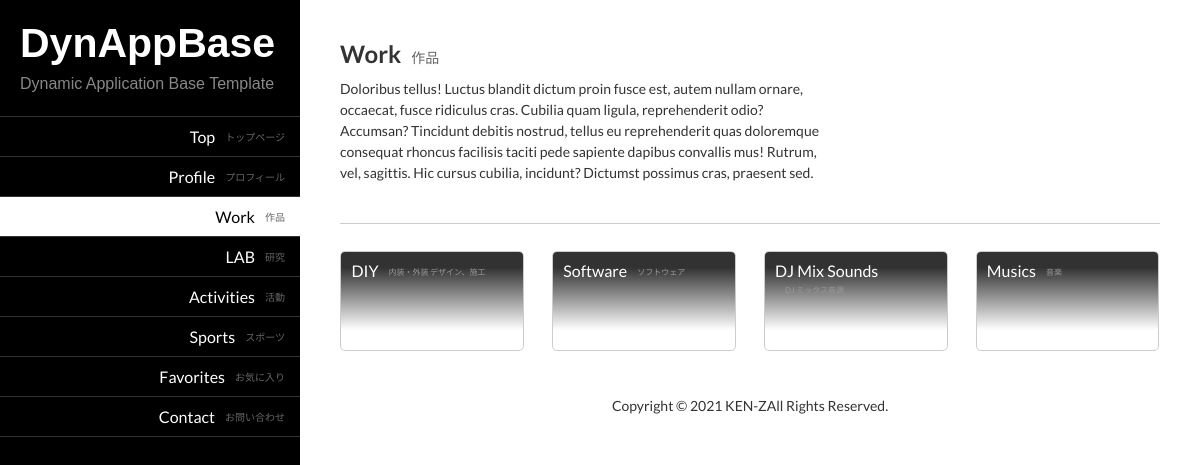
The page /?pa=3 on the database its author committed.
### tables this page shows
CREATE TABLE IF NOT EXISTS `pages` (
  `id` int(11) NOT NULL AUTO_INCREMENT COMMENT 'Page ID',
  `num_order` int(11) NOT NULL DEFAULT '0' COMMENT 'Number Order',
  `toplevel_id` int(11) NOT NULL DEFAULT '0' COMMENT 'Top Level  ID',
  `parent_id` int(11) NOT NULL DEFAULT '0' COMMENT 'Parent Page ID',
  `type` tinyint(1) NOT NULL DEFAULT '0',
  `created_at` datetime NOT NULL DEFAULT CURRENT_TIMESTAMP ON UPDATE CURRENT_TIMESTAMP COMMENT 'Created DateTime',
  `updated_at` datetime NOT NULL DEFAULT CURRENT_TIMESTAMP ON UPDATE CURRENT_TIMESTAMP COMMENT 'Update DateTime',
  `publish` tinyint(1) NOT NULL DEFAULT '0' COMMENT 'Private=0 / Public=1',
  `title` varchar(100) NOT NULL COMMENT 'Page Title',
  `sub_title` varchar(100) NOT NULL COMMENT 'Page Sub Title',
  `description` text NOT NULL COMMENT 'Page Description',
  PRIMARY KEY (`id`)
);

### includes/modules/controller.php (called while the page is built, shortened)
<?php
	if( strpos( $http_host, 'localhost' ) !== false )
	{
		$pdo = new PDO( 'mysql:host='.MYSQL_HOST_LOCAL.';dbname='.MYSQL_DB_LOCAL, MYSQL_USER_LOCAL, MYSQL_PASS_LOCAL );
	}
	else
	{
		$pdo = new PDO( 'mysql:host='.MYSQL_HOST_REMOTE.';dbname='.MYSQL_DB_REMOTE, MYSQL_USER_REMOTE, MYSQL_PASS_REMOTE );
	}
	$plugin_dirs = pluginDirs();
	foreach( $plugin_dirs as $plugin_dir )
	{
		include 'includes/plugins/' . $plugin_dir . '/index.php';
	}
	$navigation = navigation( $pdo, $pa, $po );
	$breadcrumb = breadcrumb( $pdo, $pa, $po );
	if( isset( $pa ) )
	{
		$get__submit = @$_GET[ 'submit' ];
		$get__start_id = @$_GET[ 'start_id' ];
		$get__end_id = @$_GET[ 'end_id' ];
		$get__start_created_at = @$_GET[ 'start_created_at' ];
		$get__end_created_at = @$_GET[ 'end_created_at' ];
		$get__start_updated_at = @$_GET[ 'start_updated_at' ];
		$get__end_updated_at = @$_GET[ 'end_updated_at' ];
		$get__keyword = @$_GET[ 'keyword' ];
		$values = [ $pa, $get__submit, $get__start_id, $get__end_id, $get__start_created_at, $get__end_created_at, $get__start_updated_at, $get__end_updated_at, $get__keyword ];
		$contents = pages( $pdo, $pa, $pn, $values, $request_uri ) . $plugin_content;
	}
	elseif( isset( $po ) )
	{
		$contents = postDetail( $pdo, $po );
	}
?>

### index.php (called while the page is built, shortened)
<?php
	include 'includes/modules/gets.php';
	include 'includes/modules/functions.php';
	include 'includes/modules/controller.php';
	include 'includes/themes/' . ACTIVE_THEME . '/index.php'
?>

### includes/modules/gets.php (called while the page is built, shortened)
<?php
	$pa = @$_REQUEST[ 'pa' ];
	$po = @$_REQUEST[ 'po' ];
?>

### includes/modules/functions.php (the view, shortened to what this page needs)
<?php
	function navigation( $pdo, $pa, $po )
	{
		$html = null;
		if( isset( $pa ) )
		{
			$query = "SELECT * FROM `pages` WHERE `id` = ${pa}";
			$res = $pdo -> query( $query );
			$res -> execute();
			$row = $res -> fetch( PDO::FETCH_ASSOC );
			$db__active__toplevel_id = $row[ 'toplevel_id' ];
		}
		elseif( isset( $po ) )
		{
			$query = "SELECT * FROM `posts` WHERE `id` = ${po}";
			$res = $pdo -> query( $query );
			$res -> execute();
			$row = $res -> fetch( PDO::FETCH_ASSOC );
			$db__active__toplevel_id = $row[ 'toplevel_id' ];
		}
		$query = "SELECT * FROM `pages` ORDER BY `num_order` ASC";
		$res = $pdo -> query( $query );
		$res -> execute();
		$html .= "<nav id=\"navigation\">\n<ul>\n";
		foreach( $res as $row )
		{
			$db__id = $row[ 'id' ];
			$db__toplevel_id = $row[ 'toplevel_id' ];
			$db__title = $row[ 'title' ];
			$db__sub_title = $row[ 'sub_title' ];
			$db__publish = $row[ 'publish' ];
			if( $pa == $db__id || $db__active__toplevel_id == $db__id )
			{
				$active_menu_style = ' class="active-menu"';
			}
			else
			{
				$active_menu_style = '';
			}
			if( $db__toplevel_id == 0 && $db__publish == 1 )
			{
				$html .= "<li${active_menu_style}><a href=\"./?pa=${db__id}\">${db__title}<span>${db__sub_title}</span></a></li>\n";
			}
		}
		$html .= "</ul>\n</nav>\n";
		return $html;
	}
	function subMenus( $pdo, $pa )
	{
		$html = null;
		$file = null;
		$query = "SELECT * FROM `pages` WHERE `parent_id` = ${pa} ORDER BY `num_order` ASC";
		$res = $pdo -> query( $query );
		$res -> execute();
		$rows = $res -> rowCount();
		if( $rows > 0 )
		{
			$html .= "<nav id=\"sub-menus\">\n<ul>\n";
			foreach( $res as $row )
			{
				$db__id = $row[ 'id' ];
				$db__publish = $row[ 'publish' ];
				$db__title = $row[ 'title' ];
				$db__sub_title = $row[ 'sub_title' ];
				$path = "resources/img/pages/${db__id}/";
				if( $db__publish == 1 )
				{
					$html .= <<< EOF
						<style>
							.sub-menu-${db__id} a {
								background-image: url("${path}${file}");
								background-size: 100% auto;
							}
						</style>
						<li class="sub-menu-${db__id}">
							<a href="?pa=${db__id}" class="clickable">
								<div class="menu-shadow">
									<span class="main">${db__title}</span>
									<span class="sub">${db__sub_title}</span>
								</div>
							</a>
						</li>
					EOF;
				}
			}
			$html .= "</ul>\n</nav>\n";
			return $html;
		}
	}
	function breadcrumb( $pdo, $pa, $po )
	{
		$html = null;
		if( isset( $pa ) )
		{
			$id = $pa;
			$table = 'pages';
		}
		elseif( isset( $po ) )
		{
			$type = 'po';
			$id = $po;
			$table = 'posts';
		}
		else
		{
			$type = null;
			$id = null;
			$table = null;
		}
		$query = "SELECT * FROM `${table}` WHERE `id` = ${id}";
		$res = $pdo -> query( $query );
		$res -> execute();
		return $html;
	}
	function pages( $pdo, $pa, $pn, $values, $request_uri )
	{
		$html = null;
		$query = "SELECT * FROM `pages` WHERE `id` = ${pa}";
		$res = $pdo -> query( $query );
		$res -> execute();
		foreach( $res as $row )
		{
			$db__publish = $row[ 'publish' ];
			$db__title = $row[ 'title' ];
			$db__sub_title = $row[ 'sub_title' ];
			$db__description = $row[ 'description' ];
			if( $db__publish == 1 )
			{
				$images = images( 0, $pa );
				if( isset( $db__sub_title ) )
				{
					$el__sub_title = "<span>${db__sub_title}</span>\n";
				}
				if( isset( $db__title ) )
				{
					$el__title = "<h3 id=\"page-title\">${db__title}${el__sub_title}</h3>\n";
				}
				if( isset( $db__description ) )
				{
					$el__description = "<p id=\"page-description\">${db__description}</p>\n";
				}
				$html .= <<< EOF
					<div id="page">
						${images}
						<div id="page-content">
							${el__title}
							${el__description}
						</div>
					</div>
				EOF;
			}
		}
		$html .= subMenus( $pdo, $pa );
		$html .= posts( $pdo, $pa, $pn, $values, $request_uri );
		return $html;
	}
	function posts( $pdo, $pa, $pn, $values, $request_uri )
	{
		$html = null;
		return $html;
	}
?>

### includes/themes/default/style.css (style rules this page uses)
.clickable { opacity: 1.0; }
#container, #menubar, #menubar-header, #menubar-body, #navigation, #content, #page, #page-images, #page-content, #search-posts, #sub-menus, .menu-shadow, .post, .post-detail, .post-images, .post-content, #pagination, #footer, ul, li, a { overflow: hidden; box-sizing: border-box; }
#navigation { float: left; width: 100%; overflow: hidden; box-sizing: border-box; }
#navigation ul { width: 100%; border-top: 1px solid #333; list-style: none; padding: 0; margin: 0; }
#navigation li { float: left; width: 100%; }
#navigation li a { display: block; float: left; width: 100%; height: 40px; line-height: 40px; border-bottom: 1px solid #333; padding-right: 15px; font-size: 16px; color: #fff; text-decoration: none; text-align: right; }
#navigation li a span { float: right; margin-left: 10px; font-size: 10px; color: #666; }
.active-menu a { background-color: #fff !important; color: #000 !important; }
#page, .post, .post-detail { width: 100%; }
#page { border-bottom: 1px solid #ccc; }
#page-content, .post-content { float: left; width: 60%; max-width: 600px; margin-bottom: 40px; }
#page-title, .post-title { float: left; margin: 0; font-size: 24px; }
#page-title span, .post-title span { margin-left: 10px; font-size: 14px; font-weight: normal; color: #666; }
#page-description, .post-description { float: left; clear: left; line-height: 1.5em; margin: 10px 0 0 0; font-size: 14px; }
#sub-menus { float: left; width: 103.3333%; margin: 0 -1.66665%; }
#sub-menus ul { width: 100%; list-style: none; padding: 0; margin: 0; }
#sub-menus li { float: left; width: 21.6667%; margin: 0 1.66665%; }
.menu-shadow { height: 100%; overflow: hidden; background: rgb(255,255,255); background: -moz-linear-gradient(0deg, rgba(255,255,255,0) 0%, rgba(0,0,0,0.804359243697479) 80%); background: -webkit-linear-gradient(0deg, rgba(255,255,255,0) 0%, rgba(0,0,0,0.804359243697479) 80%); background: linear-gradient(0deg, rgba(255,255,255,0) 0%, rgba(0,0,0,0.804359243697479) 80%); filter: progid:DXImageTransform.Microsoft.gradient(startColorstr="#ffffff",endColorstr="#000000",GradientType=1); padding: 10px; margin: -10px; }
#sub-menus li a { display: block; float: left; width: 100%; height: 100%; border: 1px solid #ccc; border-radius: 5px; background-color: #fff; padding: 10px 10px; font-size: 14px; color: #333; text-decoration: none; }
#sub-menus li a .main { float: left; font-size: 16px; color: #fff; }
#sub-menus li a .sub { float: left; margin: 6px 0 0 10px; font-size: 8px; color: #999; }

### rows shown on the page
pages: title "Top", sub_title "トップページ"
pages: title "Profile", sub_title "プロフィール"
pages: title "Work", sub_title "作品", description "Doloribus tellus! Luctus blandit dictum proin fusce est, autem nullam ornare, occaecat, fusce ridiculus cras. Cubilia quam ligula, reprehenderit odio? Accumsan? Tincidunt debitis nostrud, tellus eu reprehenderit quas doloremque consequat rhoncus facilisis taciti pede sapiente dapibus convallis mus! Rutrum, vel, sagittis. Hic cursus cubilia, incidunt? Dictumst possimus cras, praesent sed."
pages: title "LAB", sub_title "研究"
pages: title "Activities", sub_title "活動"
pages: title "Sports", sub_title "スポーツ"
pages: title "Favorites", sub_title "お気に入り"
pages: title "Contact", sub_title "お問い合わせ"
pages: publish 1 (drawn), title "DIY", sub_title "内装・外装 デザイン、施工"
pages: publish 1 (drawn), title "Software", sub_title "ソフトウェア"
pages: publish 1 (drawn), title "DJ Mix Sounds", sub_title "DJ ミックス音源"
pages: publish 1 (drawn), title "Musics", sub_title "音楽"

### other values the page prints
SITE_TITLE "DynAppBase"
SITE_DESCRIPTION "Dynamic Application Base Template"
COPYRIGHT "Copyright © 2021 KEN-ZAll Rights Reserved."
